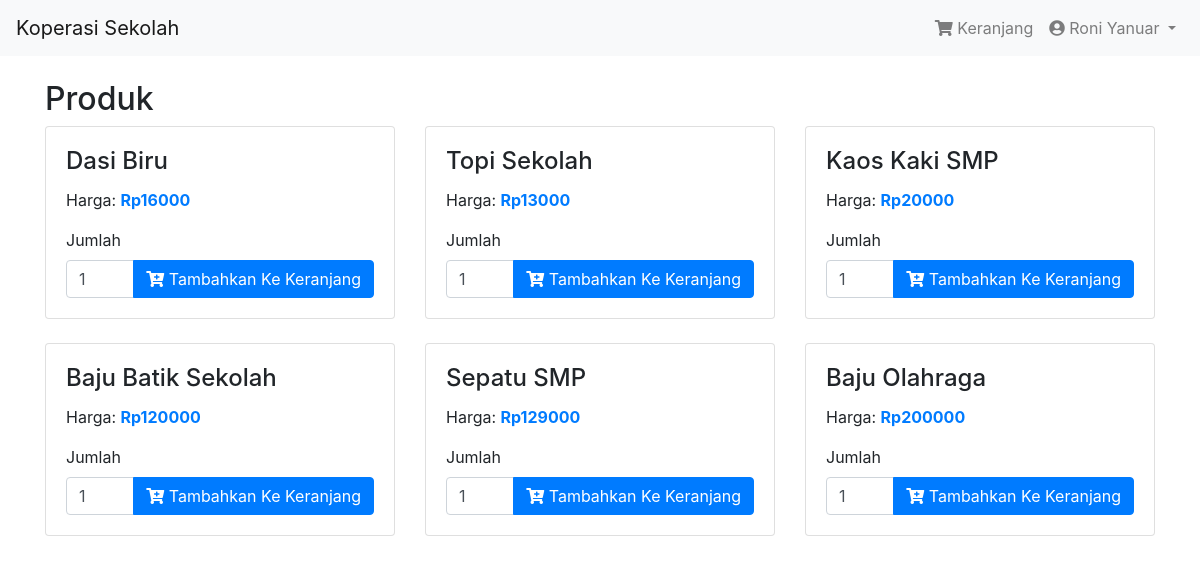
/index.php (signed in), run on the app's committed database.
### tables this page shows
CREATE TABLE `produk` (
  `id` int(11) UNSIGNED NOT NULL,
  `nama` char(50) NOT NULL,
  `harga` int(12) NOT NULL,
  `gambar` varchar(50) NOT NULL
);

### functions.php (called while the page is built, shortened)
<?php
function getproduk() {
    global $conn;
    $query = "SELECT * FROM produk";
    $result = $conn->query($query);
    $produk = array();
    if ($result->num_rows > 0) {
        while ($row = $result->fetch_assoc()) {
            $produk[] = $row;
        }
    }
    return $produk;
}
?>

### index.php (the view, shortened to what this page needs)
<?php
require_once 'config.php';
require_once 'functions.php';
?>
<!DOCTYPE html>
<html>
<head>
    <link rel="stylesheet" type="text/css" href="https://stackpath.bootstrapcdn.com/bootstrap/4.5.2/css/bootstrap.min.css">
    <link rel="stylesheet" href="https://cdnjs.cloudflare.com/ajax/libs/font-awesome/5.15.3/css/all.min.css">
    <link rel="stylesheet" type="text/css" href="./assets/css/home.css">
</head>
<body>
    <nav class="navbar navbar-expand-lg navbar-light bg-light">
        <a class="navbar-brand" href="#">Koperasi Sekolah</a>
        <div class="collapse navbar-collapse" id="navbarNav">
            <ul class="navbar-nav ml-auto">
                <li class="nav-item">
                    <a class="nav-link" href="#" id="cartIcon">
                        <i class="fas fa-shopping-cart"></i>
                        Keranjang
                    </a>
                </li>
                <li class="nav-item dropdown">
                    <a class="nav-link dropdown-toggle" href="#" id="profileDropdown" role="button" data-toggle="dropdown" aria-haspopup="true" aria-expanded="false">
                    <i class="fas fa-user-circle"></i> <?php echo $_SESSION['nama']; ?>
                    </a>
                </li>
            </ul>
        </div>
    </nav>
    <div class="container mt-4">
        <h2>Produk</h2>
        <div class="row">
            <?php
            $produk = getproduk();
            if (!empty($produk)) {
                foreach ($produk as $product) {
                    ?>
                    <div class="col-md-4 mb-4">
                        <div class="card">
                            <div class="card-body">
                                <h4 class="card-title"><?php echo $product['nama']; ?></h4>
                                <p class="card-text">Harga: <strong class="text-primary">Rp<?php echo $product['harga']; ?></strong></p>
                                <form method="post" action="index.php">
                                    <label for="quantity">Jumlah</label>
                                    <div class="input-group">
                                        <input type="number" name="quantity" class="form-control" style="max-width: 70px;" value="1" min="1">
                                        <div class="input-group-append">
                                            <button type="submit" class="btn btn-primary" name="add_to_cart">
                                                <i class="fas fa-cart-plus"></i> Tambahkan Ke Keranjang
                                            </button>
                                        </div>
                                    </div>
                                </form>
                            </div>
                        </div>
                    </div>
                    <?php
                }
            } else {
                echo '<p>Produk tidak ditemukan</p>';
            }
            ?>
        </div>
    </div>
</body>
</html>

### data on the page
produk: nama "Dasi Biru", harga "16000"
produk: nama "Topi Sekolah", harga "13000"
produk: nama "Kaos Kaki SMP", harga "20000"
produk: nama "Baju Batik Sekolah", harga "120000"
produk: nama "Sepatu SMP", harga "129000"
produk: nama "Baju Olahraga", harga "200000"

### other printed values
$_SESSION['nama'] "Roni Yanuar"
